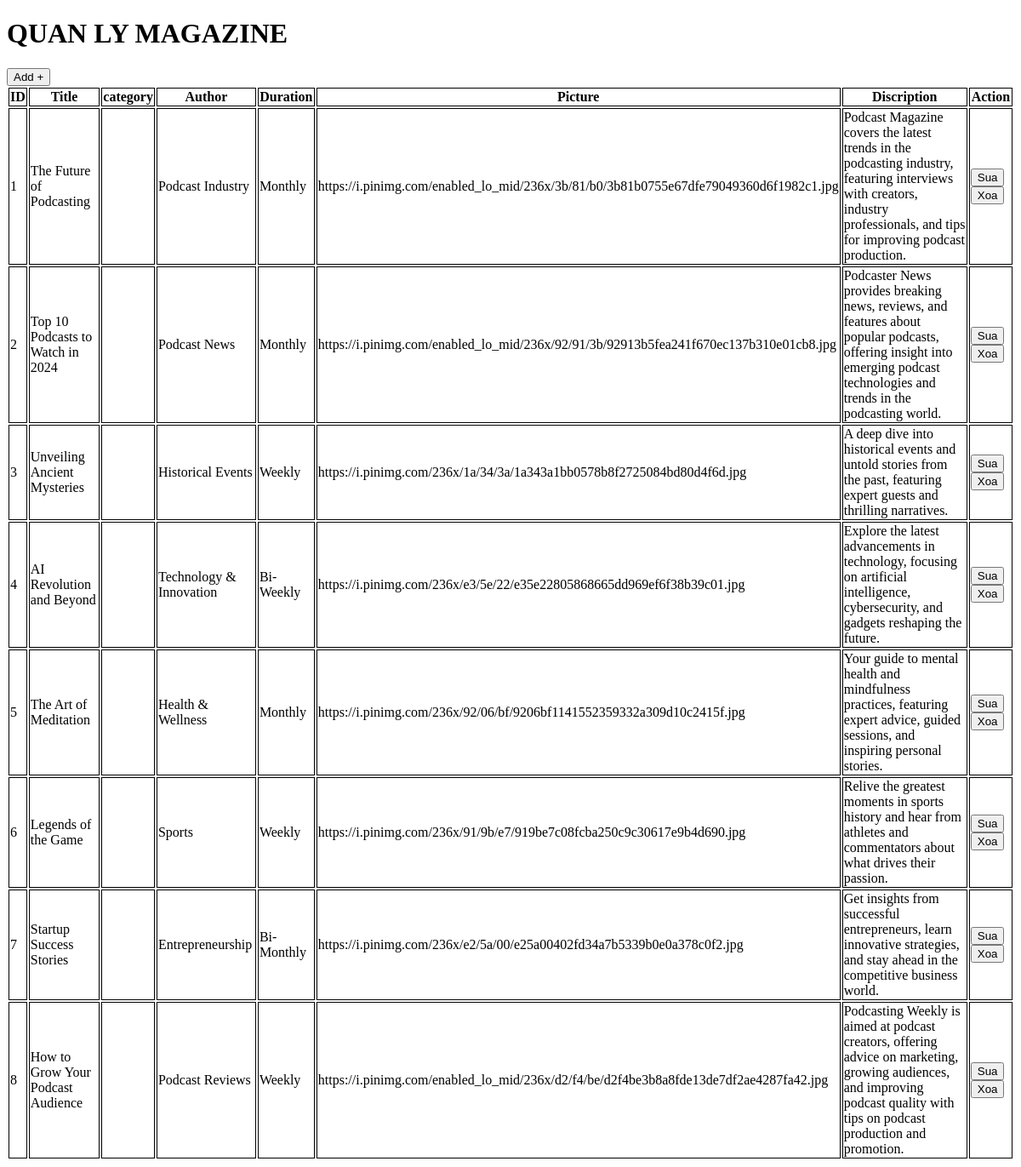
Page /AdminPage on the committed database.
### tables this page shows
CREATE TABLE magerzines
    (
    id INTEGER PRIMARY KEY,
    catergory VARCHAR(80),
    author VARCHAR(60),
    title VARCHAR(80),
    duration VARCHAR(255),
    picture VARCHAR(255),
    discription VARCHAR(255)
    );

### App.py (the view)
@app.route('/AdminPage', methods =['GET','POST'])
def AdminPage():
    query = 'SELECT * FROM magerzines'
    cursor.execute(query)
    mager = cursor.fetchall()
    print(mager)
    return render_template('AdminMagazine.html', mager= mager)

### templates/AdminMagazine.html (shortened to what this page needs)
<!DOCTYPE html>
<html lang="en">
<head>
    <link rel="stylesheet" href="{{url_for('static', filename='style.css')}}">
</head>
<body>
    <h1>QUAN LY MAGAZINE</h1>
    <button>Add +</button>
    <table>
        <tr>
            <th>ID</th>
            <th>Title</th>
            <th>category</th>
            <th>Author</th>
            <th>Duration</th>
            <th>Picture</th>
            <th>Discription</th>
            <th>Action</th>
        </tr>
        {% for magerz in mager %}
        <tr>
            <td>{{magerz['id']}}</td>
            <td>{{magerz['title']}}</td>
            <td>{{magerz['category']}}</td>
            <td>{{magerz['author']}}</td>
            <td>{{magerz['duration']}}</td>
            <td>{{magerz['picture']}}</td>
            <td>{{magerz['discription']}}</td>
            <td>
                <button>Sua</button>
                <button>Xoa</button>
            </td>
        </tr>
        {% endfor %}
    </table>
</body>
</html>

### static/style.css (style rules this page uses)
th,td { border:1px solid black; }

### rows in the picture
magerzines: id "1", title "The Future of Podcasting", author "Podcast Industry", duration "Monthly", picture "https://i.pinimg.com/enabled_lo_mid/236x/3b/81/b0/3b81b0755e67dfe79049360d6f1982c1.jpg", discription "Podcast Magazine covers the latest trends in the podcasting industry, featuring interviews with creators, industry professionals, and tips for improving podcast production."
magerzines: id "2", title "Top 10 Podcasts to Watch in 2024", author "Podcast News", duration "Monthly", picture "https://i.pinimg.com/enabled_lo_mid/236x/92/91/3b/92913b5fea241f670ec137b310e01cb8.jpg", discription "Podcaster News provides breaking news, reviews, and features about popular podcasts, offering insight into emerging podcast technologies and trends in the podcasting world."
magerzines: id "3", title "Unveiling Ancient Mysteries", author "Historical Events", duration "Weekly", picture "https://i.pinimg.com/236x/1a/34/3a/1a343a1bb0578b8f2725084bd80d4f6d.jpg", discription "A deep dive into historical events and untold stories from the past, featuring expert guests and thrilling narratives."
magerzines: id "4", title "AI Revolution and Beyond", author "Technology & Innovation", duration "Bi-Weekly", picture "https://i.pinimg.com/236x/e3/5e/22/e35e22805868665dd969ef6f38b39c01.jpg", discription "Explore the latest advancements in technology, focusing on artificial intelligence, cybersecurity, and gadgets reshaping the future."
magerzines: id "5", title "The Art of Meditation", author "Health & Wellness", duration "Monthly", picture "https://i.pinimg.com/236x/92/06/bf/9206bf1141552359332a309d10c2415f.jpg", discription "Your guide to mental health and mindfulness practices, featuring expert advice, guided sessions, and inspiring personal stories."
magerzines: id "6", title "Legends of the Game", author "Sports", duration "Weekly", picture "https://i.pinimg.com/236x/91/9b/e7/919be7c08fcba250c9c30617e9b4d690.jpg", discription "Relive the greatest moments in sports history and hear from athletes and commentators about what drives their passion."
magerzines: id "7", title "Startup Success Stories", author "Entrepreneurship", duration "Bi-Monthly", picture "https://i.pinimg.com/236x/e2/5a/00/e25a00402fd34a7b5339b0e0a378c0f2.jpg", discription "Get insights from successful entrepreneurs, learn innovative strategies, and stay ahead in the competitive business world."
magerzines: id "8", title "How to Grow Your Podcast Audience", author "Podcast Reviews", duration "Weekly", picture "https://i.pinimg.com/enabled_lo_mid/236x/d2/f4/be/d2f4be3b8a8fde13de7df2ae4287fa42.jpg", discription "Podcasting Weekly is aimed at podcast creators, offering advice on marketing, growing audiences, and improving podcast quality with tips on podcast production and promotion."
